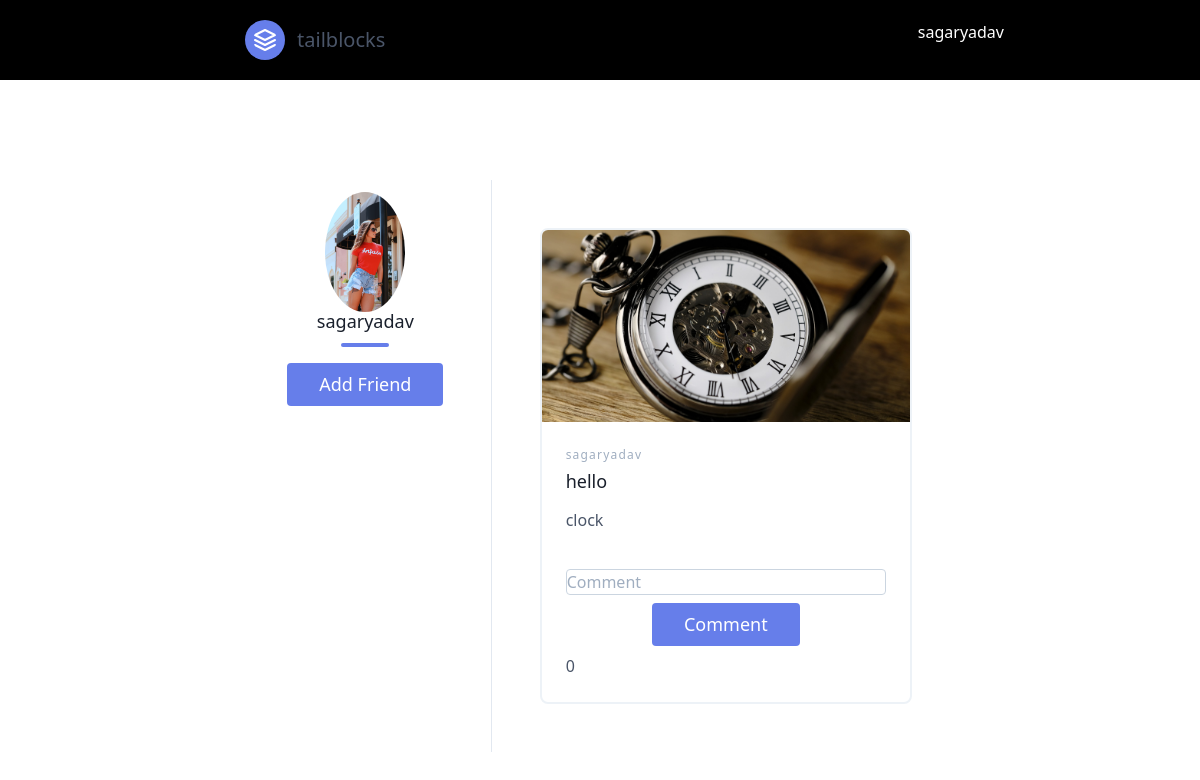
The page /insta/home/1/ (signed in) on the database its author committed.
### insta/models.py (models this page shows, shortened)
class Profile(models.Model):
    profile_pic = models.ImageField(upload_to='media/profile_pic/',blank=True,null=True,default='nopic/slide3.jpg')
    user = models.OneToOneField(User, on_delete=models.CASCADE)
    address = models.CharField(max_length=200,blank=True,null=True)
    phone_no = models.CharField(validators=[RegexValidator("^0?[5-9]{1}\d{9}$")], max_length=15, null=True, blank=True)
    def __str__(self):
        return self.user.username
    def get_add_frind_url(self):
        return reverse('facebook:frnd_add', kwargs={'pk': self.id})

class User_Post(models.Model):
    pic = models.ImageField(upload_to='post/')
    subject = models.CharField(max_length=200)
    msg = models.TextField(null=True, blank=True)
    cr_date = models.DateTimeField(auto_now_add=True)
    uploaded_by = models.ForeignKey(Profile,on_delete=models.CASCADE, null=True, blank=True)

### insta/views.py (the view, shortened to what this page needs)
# urls.py: path('home/<int:pk>/', views.profile_detail,name='profile_detail'),
@login_required
def profile_detail(request,pk):
    profile_D = get_object_or_404(Profile,id=pk)
    userId = profile_D.user
    user=request.user.username
    post_D = User_Post.objects.filter(uploaded_by__user=userId)
    add_frnds =AddFriend_form()
    check_frnds = AddFriend.objects.filter(add_by__user__username=userId,send_rqst=True,confirmn=False)
    parm= {
        'profile_D':profile_D,
        'post':post_D,
        'add_frnds':add_frnds,
        'check_frnds':check_frnds,
           }
    return render(request,'insta/profile_detail.html',parm)

### insta/forms.py
class AddFriend_form(forms.ModelForm):
    class Meta:
        model =AddFriend
        fields= ['add_by','add','confirmn']

### templates/insta/profile_detail.html (shortened to what this page needs)
 {% extends 'base.html'%}
  {% block contect %}
  <section class="text-gray-700 body-font">
  <div class="container px-5 py-24 mx-auto flex flex-col">
    <div class="lg:w-4/6 mx-auto">
      <div class="flex flex-col sm:flex-row mt-1">
        <div class="sm:w-1/3 text-center sm:pr-8 sm:py-8">
          <div class="w-20 h-20 rounded-full inline-flex items-center justify-center bg-gray-200 text-gray-400">
            <svg fill="none" stroke="currentColor" stroke-linecap="round" stroke-linejoin="round" stroke-width="2" class="w-15 h-10" viewBox="0 0 24 24">
          {% if profile_D.profile_pic %}
          <img src="{{profile_D.profile_pic.url}}" style="border-radius: 50%">
          {% else %}
          {% endif %}
                    <circle cx="12" cy="7" r="4"></circle>
            </svg>
          </div>
          <div class="flex flex-col items-center text-center justify-center">
            <h2 class="font-medium title-font mt-4 text-gray-900 text-lg">{{profile_D.user}}</h2>
            <div class="w-12 h-1 bg-indigo-500 rounded mt-2 mb-4"></div>
               {% if check_frnds %}
               <a href="{{profile_D.get_add_frind_unfrnds_url}}" class="flex mx-auto text-white bg-indigo-500 border-0 py-2 px-8 focus:outline-none hover:bg-indigo-600 rounded text-lg" >unfrnd</a>
             {% else %}
                   <a href="{{ profile_D.get_add_frind_url }}" class="flex mx-auto text-white bg-indigo-500 border-0 py-2 px-8 focus:outline-none hover:bg-indigo-600 rounded text-lg">Add Friend </a>
                 {% endif %}
          </div>
        </div>
        <div class="sm:w-2/3 sm:pl-8 sm:py-8 sm:border-l border-gray-300 sm:border-t-0 border-t mt-4 pt-4 sm:mt-0 text-center sm:text-left">
        	{% for posts in post  %}
          <div class="p-4 md:w-full">
          	<a href="{% url 'facebook:post_User_Post_commt' posts.id %}">
        <div class="h-full border-2 border-gray-200 rounded-lg overflow-hidden">
          <img class="lg:h-48 md:h-36 w-full object-cover object-center" src="{{ posts.pic.url }}" alt="blog">
      </a>
          <div class="p-6">
            <h2 class="tracking-widest text-xs title-font font-medium text-gray-500 mb-1">{{posts.uploaded_by}}</h2>
            <h1 class="title-font text-lg font-medium text-gray-900 mb-3"> {{ posts.msg }}</h1>
            <p class="leading-relaxed mb-3"> {{ posts.subject }}</p>
            <form method="POST">
           <input type="text" name="post" value="{{posts.id}}" hidden><br>
       <input type="text" name="you_msg" class="bg-white rounded border border-gray-400 focus:outline-none focus:border-indigo-500 text-base w-full h-25"  placeholder="Comment" >
               <div class="p-2 w-full">
          <button class="flex mx-auto text-white bg-indigo-500 border-0 py-2 px-8 focus:outline-none hover:bg-indigo-600 rounded text-lg" type="submit">Comment</button>
        </div>
    </form>
        {{commment_count|length }}
          </div>
        </div>
    </div>
    {% endfor%}
        </div>
      </div>
    </div>
</section>
{%endblock%} -->

### templates/base.html (shortened to what this page needs)
<!DOCTYPE html>
<html>
<head>
  {% load static %}
      <link rel="stylesheet" type="text/css" href="{% static 'style.css' %}">
  <link href="https://unpkg.com/tailwindcss@^1.0/dist/tailwind.min.css" rel="stylesheet">
</head>
<body>
  <header class="text-gray-700 body-font bg-black">
  <div class="container flex flex-wrap p-5 flex-col md:flex-row items-center ">
    <a class="flex mr-auto ml-auto order-first lg:order-none lg:w-1/5 title-font font-medium items-center text-white-900 lg:items-center lg:justify-center mb-4 md:mb-0" href="{% url 'facebook:home' %}">
      <svg xmlns="http://www.w3.org/2000/svg" fill="none" stroke="currentColor" stroke-linecap="round" stroke-linejoin="round" stroke-width="2" class="w-10 h-10 text-white p-2 bg-indigo-500 rounded-full" viewBox="0 0 24 24" >
        <path d="M12 2L2 7l10 5 10-5-10-5zM2 17l10 5 10-5M2 12l10 5 10-5"></path>
      </svg>
      <span class="ml-3 text-xl">tailblocks</span>
    </a>
     <div class="lg:w-2/5 inline-flex lg:justify-end ml-5 lg:ml-0">
        <svg fill="none" stroke="currentColor" stroke-linecap="round" stroke-linejoin="round" stroke-width="2" class="w-15 h-10" viewBox="0 0 24 24">
            <h1 style="color: white"><a href="{% url 'facebook:profile_detail_user' request.user %}">{{request.user.username}}</a></h1>
              <circle cx="12" cy="7" r="4"></circle>
            </svg>
    </div>
  </div>
</header>
   {%block contect %}
    {%endblock %}

### rows shown on the page
Profile: profile_pic (picture), user "sagaryadav"
User_Post: pic (picture), uploaded_by "sagaryadav", msg "hello", subject "clock", commment_count "0"

### other values the page prints
{{ request.user.username }} "sagaryadav"
